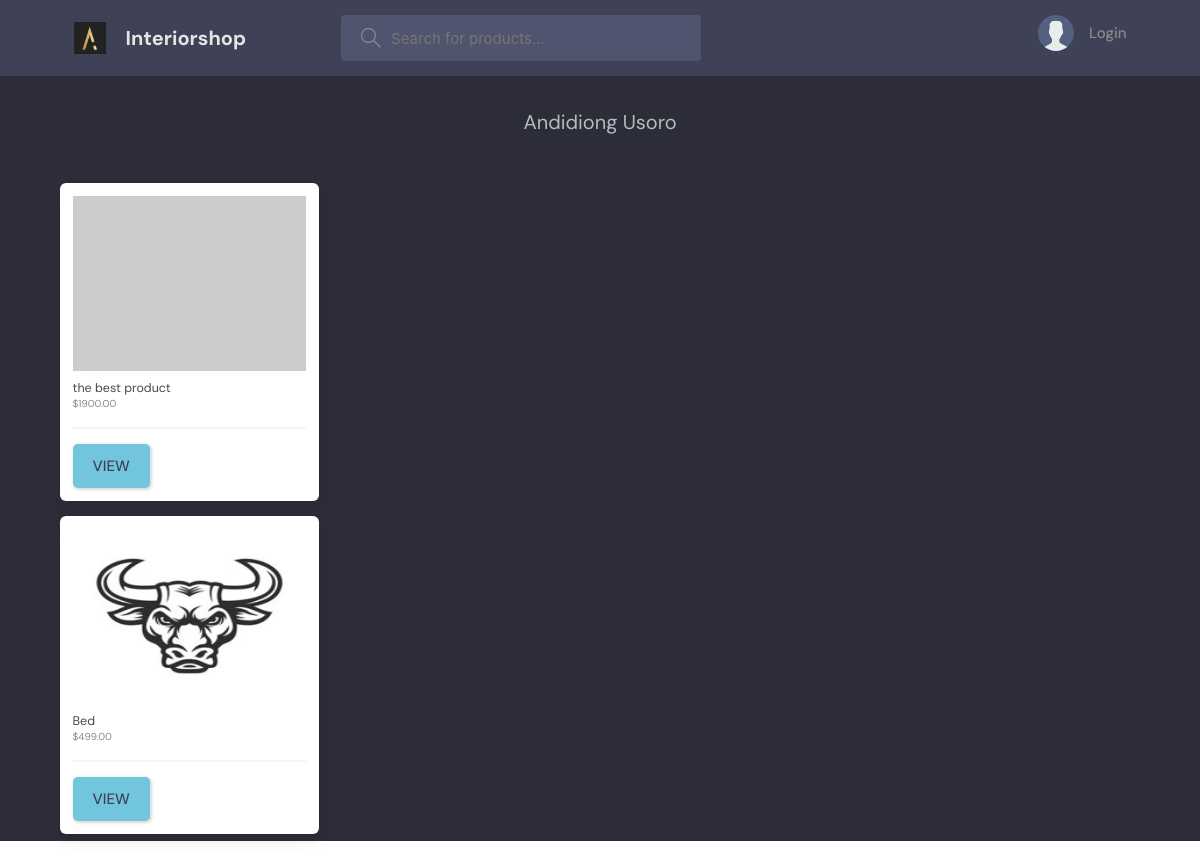
/1/, run on the app's committed database.
### projectApp/models.py (models this page shows, shortened)
class User(AbstractUser):
    name = models.CharField(max_length=200, null=True)
    email = models.EmailField(unique=True, null=True)
    bio = models.TextField(null=True)
    avatar = models.ImageField(null=True, default="avatar.svg")
    USERNAME_FIELD = 'email'
    REQUIRED_FIELDS = []

class Product(models.Model):
    category = models.ForeignKey(
        Category, related_name='products', on_delete=models.CASCADE)
    vendor = models.ForeignKey(
        User, related_name='products', on_delete=models.CASCADE)
    title = models.CharField(max_length=255)
    slug = models.SlugField(max_length=255)
    description = models.TextField(blank=True, null=True)
    price = models.DecimalField(max_digits=6, decimal_places=2)
    date_added = models.DateTimeField(auto_now_add=True)
    image = models.ImageField(upload_to='uploads/', blank=True, null=True)
    thumbnail = models.ImageField(upload_to='uploads/', blank=True, null=True)
    class Meta:
        ordering = ['-date_added']
    def get_thumbnail(self):
        if self.thumbnail:
            return self.thumbnail.url
        else:
            if self.image:
                self.thumbnail = self.make_thumbnail(self.image)
                self.save()
                return self.thumbnail.url
            else:
                return 'https://via.placeholder.com/240*180.jpg'

### projectApp/views.py (the view)
# urls.py: path('<int:vendor_id>/',vendor, name='vendor'),
def vendor(request, vendor_id):
    vendor = get_object_or_404(User, pk=vendor_id)
    context = {'vendor': vendor}
    return render(request, 'projectApp/vendor.html', context)

### projectApp/context_processors.py (called while the page is built)
def menu_categories(request):
    categories = Category.objects.all()
    return {'menu_categories':categories}

def cart(request):
    return {'cart': Cart(request)}

### projectApp/templates/projectApp/vendor.html (shortened to what this page needs)
{% extends 'emains.html' %}
{% block content %}
<div class="container">
    <div class="columns is-multiline mb-6">
        <div class="column is-12 has-text-centered mt-6 mb-6">
            <h2 class="is-size-3">{{ vendor.name }}</h2>
        </div>
        {% for product in vendor.products.all %}
            {% include 'projectApp/list_item.html' %}
        {% endfor %}
    </div>
    </div>
{% endblock %}

### templates/emains.html (shortened to what this page needs)
<!DOCTYPE html>
{%  load static %}
<html lang="en">
  <head>
    <link rel = "stylesheet" href = "https://cdn.jsdelivr.net/npm/bulma@0.9.1/css/bulma.min.css">
    <link rel = "stylesheet" href = "{% static 'styles/base.css' %}">
    <link rel="stylesheet" href="{% static 'styles/emains.css' %}" />
  </head>
  <body>
    {% include 'enavbar.html' %}
    {% block content %}
    {% endblock content%}
  </body>
</html>

### templates/enavbar.html (shortened to what this page needs)
{% load static %}
<header class="header header--loggedIn">
    <div class="container">
      <a href="{% url 'home' %}" class="header__logo">
        <img src="{% static 'images/favicon.png' %}" />
        <h1>Interiorshop</h1>
      </a>
      <form class="header__search" method = "get" action = "{% url 'search' %}">
        <label>
          <input name = "q" placeholder="Search for products..." />
        </label>
      </form>
        <nav class="header__menu">
        {% if request.user.is_authenticated %}
        <div class="header__user">
            <a href = "{% url 'vendor_admin' %}" class = "navbar-item">Vendor Admin</a>
        <a href="{% url 'vendors' %}" class = "navbar-item">Vendors</a>
        <a class = "navbar-item">Categories<button class="dropdown-button">
            <svg version="1.1" xmlns="http://www.w3.org/2000/svg" width="32" height="32" viewBox="0 0 32 32">
              <title>chevron-down</title>
              <path d="M16 21l-13-13h-3l16 16 16-16h-3l-13 13z"></path>
            </svg>
          </button>
        </a>
        <div class="dropdown-menu">
            {% for category in menu_categories %}
            <a href="{% url 'category' category.slug %}" class="dropdown-link">{{category.title}}</a>
              {% endfor %}
          </div>
        <a href = "{% url 'contact' %}" class = "navbar-item">Contact</a>
        <a href = "{% url 'cart' %}" class = "navbar-item">Cart{% if cart %} ({{cart|length}}){% endif %}</a>
        <div class = "navbar-item">
          <a href="{% url 'update-user' %}" >
            <div class="avatar avatar--medium active">
              <img src="{{request.user.avatar.url}}" />
            </div>
            <p>{{request.user.username}} <span>@{{request.user.username}}</span></p>
          </a>
          <button class="dropdown-button">
            <svg version="1.1" xmlns="http://www.w3.org/2000/svg" width="32" height="32" viewBox="0 0 32 32">
              <title>chevron-down</title>
              <path d="M16 21l-13-13h-3l16 16 16-16h-3l-13 13z"></path>
            </svg>
          </button>
        </div>
        </div>
            {% else %}
        <a href="{% url 'login' %}">
          <img src="{% static 'images/avatar.svg' %}" />
          <p>Login</p>
        </a>
        {%  endif %}
    </div>
  </header>

### projectApp/templates/projectApp/list_item.html
<div class="container">
<div class = "column is-3 product-list-item">
    <div class = "box">
        <figure class = "image is-4by3 mb-4">
            <img src = "{{product.get_thumbnail }}">
        </figure>
        <h2 class = "subtitle">{{product.title}}</h2>
        <h3 class = "price is-size-6 mb-5">${{product.price}}</h3>
        <hr>
        <a href = "{% url 'product' product.category.slug product.slug %}" class = "btn btn--main is-uppercase">View</a>
    </div>
</div>
</div>

### static/styles/base.css (style rules this page uses)
.product-list-item .box .subtitle { margin-bottom:0; }
.product-list-item .box .price { color:#888; }

### static/styles/emains.css (style rules this page uses)
:root { --color-main: #71c6dd; --color-main-light: #e1f6fb; --color-dark: #3f4156; --color-dark-medium: #51546e; --color-dark-light: #696d97; --color-light: #e5e5e5; --color-gray: #8b8b8b; --color-light-gray: #b2bdbd; --color-bg: #2d2d39; --color-success: #5dd693; --color-error: #fc4b0b; }
* { font-family: "DM Sans", -apple-system, BlinkMacSystemFont, "Segoe UI", Roboto, Oxygen, Ubuntu, Cantarell, "Open Sans", "Helvetica Neue", sans-serif; margin: 0; padding: 0; box-sizing: border-box; text-rendering: optimizeLegibility; font-size: inherit; }
html { font-size: 56.25%; }
@media only screen and (min-width: 1200px) { html { font-size: 62.5%; } }
body { line-height: 1.6; font-weight: 400; font-size: 1.5rem; color: var(--color-light-gray); background-color: var(--color-bg); min-height: 100vh; }
img { width: 100%; }
a { display: inline-block; color: var(--color-main); text-decoration: none; }
.container { max-width: 120rem; width: 90%; margin: auto; }
.btn { background-color: transparent; border: none; display: inline-flex; align-items: center; gap: 1rem; cursor: pointer; transition: all ease-in-out 0.3s; padding: 1rem 2rem; border-radius: 5px; box-shadow: 1px 1px 3px 1px rgba(0, 0, 0, 0.15); font-weight: 500; }
.btn--main { background-color: var(--color-main); color: var(--color-dark); }
.header { padding: 1.5rem; background-color: var(--color-dark); }
.header > .container { display: flex; gap: 9.5rem; }
.header__logo, .header__user { display: flex; gap: 2rem; align-items: center; }
.header__logo > img { height: 3.2rem; width: 3.2rem; }
.header__logo > h1 { font-weight: 700; font-size: 2rem; color: var(--color-light); }
.header__search > label { background-color: var(--color-dark-medium); padding: 1.3rem 1rem; display: flex; align-items: center; gap: 1rem; border-radius: 4px; }
.header__search svg { fill: var(--color-gray); width: 2rem; height: 2rem; margin-left: 1rem; }
.header__search input { width: 30rem; background: transparent; border: none; outline: none; color: var(--color-light); }
.header__menu { margin-left: auto; position: relative; }
.header__menu a { display: flex; gap: 1.5rem; align-items: center; font-weight: 500; text-decoration: none; color: var(--color-gray); }
.header__menu img { height: 3.6rem; }
.header__menu p { line-height: 1.2; }

### data on the page
User: name "Andidiong Usoro"
Product: title "the best product", price "1900.00"
Product: get_thumbnail (picture), title "Bed", price "499.00"
